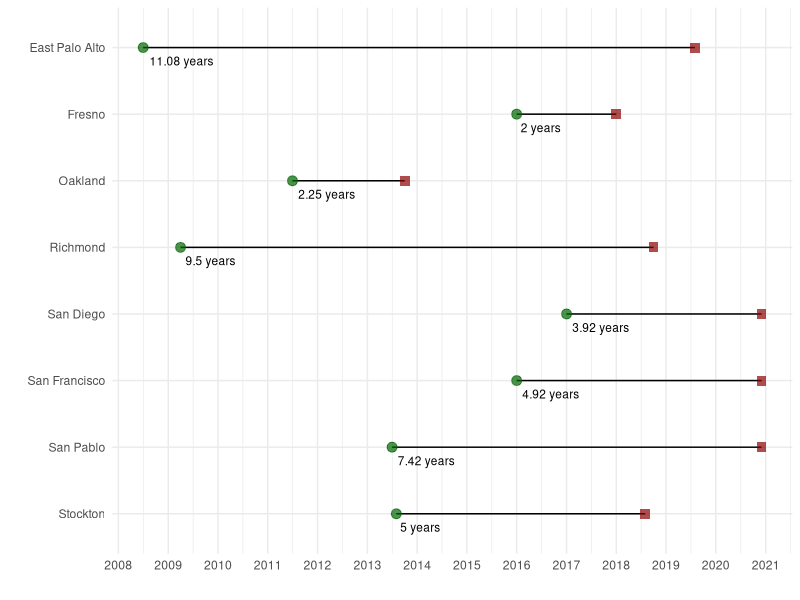

This figure's R source:
library(tidyverse)
library(ggrepel)

segment <- read_csv("figures/segment_figure.csv")


segment <- segment %>% 
  mutate(across(c("start", "end"), ~mdy(.)))

segment_figure_pres <- segment %>% 
  mutate(length = interval(start, end) / years(1) ,
         length = round(length, 2)) %>% 
  mutate(length = glue::glue("{length} years")) %>% 
  mutate(city = fct_reorder(city, desc(city))) %>% 
  ggplot() +
  geom_segment(aes(x = city, xend = city,
                   y = start, yend = end)) +
  geom_point( aes(x=city, y=start), color="dark green", alpha = 0.7, size=3,
              shape = "circle") +
  geom_point( aes(x=city, y=end), color="dark red",alpha = 0.7, size=3, shape = "square") +
  geom_text(aes(x = city, y =start, label = length), size = 3,
            vjust = 2, hjust = -.1) +
  scale_y_date(date_labels="%Y",date_breaks  ="1 year") +
  labs(x = "", y = "") +
  theme_minimal() +
  coord_flip()

## getting the average length
# segment %>% 
#   mutate(length = interval(start, end) / years(1) ,
#          length = round(length, 2)) %>% 
#   summarize(avg_length = mean(length))

ggsave(segment_figure_pres, filename = "/Users/michaeltopper/shotspotter_crime/presentations/figures_births/segment_figure_pres.jpeg", width = 7, height = 5)
